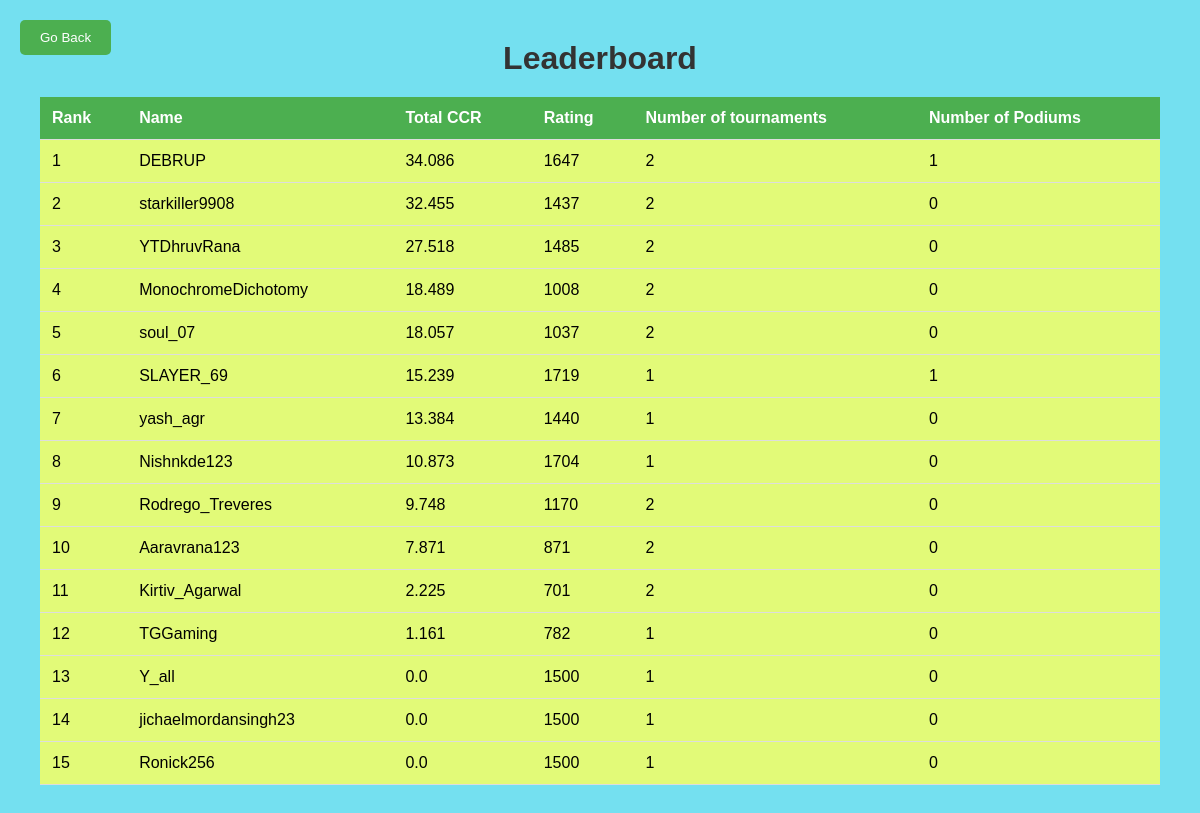
Screenshot of /viewplayers with the database file from the repository.
### tables this page shows
CREATE TABLE players (
        name TEXT NOT NULL,
        rating INTEGER NOT NULL,
        ccr REAL NOT NULL,
        tourns INTEGER NOT NULL,
        podiums INTEGER NOT NULL
    );

### app.py (the view)
@app.route('/viewplayers')
def viewplayers():
    try:
        updateccr()
        conn=sqlite3.connect('data/main.db')
        c=conn.cursor()
        c.execute('SELECT * FROM players ORDER BY ccr DESC')
        rows=c.fetchall()
        conn.close()
        return render_template('viewplayers.html',data=rows)
    except Exception as e:
        print('Relay Error from ViewPlayers: ',e)
        return render_template('viewplayers.html',data=())

### app.py (called while the page is built)
def ccrdecay(ccr, weight, tournament_date):
    try:
        today = datetime.now()
        days_elapsed = (today - tournament_date).days
        early_decay_days = min(days_elapsed, int(weight * 15))
        early_decay = early_decay_days * 0.005
        late_decay_days = max(0, days_elapsed - int(weight * 15))
        late_decay = late_decay_days * 0.1
        total_decay = early_decay + late_decay
        decayed_ccr = max(0, ccr - total_decay)
        return decayed_ccr
    except Exception as e:
        print(f"Error calculating CCR decay: {e}")
        return round(ccr,3)

### templates/viewplayers.html (shortened to what this page needs)
<!DOCTYPE html>
<html lang="en">
<head>
    <link rel="stylesheet" href="{{ url_for('static', filename='styles_lboard.css') }}">
</head>
<body>
    <button class="back-button" onclick="goBack()">Go Back</button>
    <div class="container">
        <h1 class="header">Leaderboard</h1>
        {% if data %}
            <table>
                <thead>
                    <tr>
                        <th>Rank</th>
                        <th>Name</th>
                        <th>Total CCR</th>
                        <th>Rating</th>
                        <th>Number of tournaments</th>
                        <th>Number of Podiums</th>
                    </tr>
                </thead>
                <tbody>
                    {% for player in data %}
                        <tr>
                            <td>{{ loop.index }}</td>
                            <td>{{ player[0] }}</td>
                            <td>{{ player[2] | round(3)}}</td>
                            <td>{{ player[1] }}</td>
                            <td>{{ player[3] }}</td>
                            <td>{{ player[4] }}</td>
                        </tr>
                    {% endfor %}
                </tbody>
            </table>
        {% else %}
            <p>No players available to display the leaderboard.</p>
        {% endif %}
    </div>
</body>
</html>

### static/styles_lboard.css (style rules this page uses)
* { margin: 0; padding: 0; box-sizing: border-box; }
.back-button { position: fixed; top: 20px; left: 20px; padding: 10px 20px; background-color: #4CAF50; color: white; border: none; border-radius: 5px; cursor: pointer; }
body { font-family: Arial, sans-serif; background-color: rgb(116, 224, 240); margin: 0; padding: 20px; }
.container { max-width: 1200px; margin: 0 auto; padding: 20px; }
.header { text-align: center; margin-bottom: 20px; color: #333; }
table { width: 100%; border-collapse: collapse; margin-top: 20px; background-color: #e2fa78; }
th, td { padding: 12px; text-align: left; border-bottom: 1px solid #ddd; }
th { background-color: #4CAF50; color: white; }
table td, table th { font-size: 16px; }
table th { font-weight: bold; }

### rows the page displays
players: name "DEBRUP", ccr "34.086", rating "1647", tourns "2", podiums "1"
players: name "starkiller9908", ccr "32.455", rating "1437", tourns "2", podiums "0"
players: name "YTDhruvRana", ccr "27.518", rating "1485", tourns "2", podiums "0"
players: name "MonochromeDichotomy", ccr "18.489", rating "1008", tourns "2", podiums "0"
players: name "soul_07", ccr "18.057", rating "1037", tourns "2", podiums "0"
players: name "SLAYER_69", ccr "15.239", rating "1719", tourns "1", podiums "1"
players: name "yash_agr", ccr "13.384", rating "1440", tourns "1", podiums "0"
players: name "Nishnkde123", ccr "10.873", rating "1704", tourns "1", podiums "0"
players: name "Rodrego_Treveres", ccr "9.748", rating "1170", tourns "2", podiums "0"
players: name "Aaravrana123", ccr "7.871", rating "871", tourns "2", podiums "0"
players: name "Kirtiv_Agarwal", ccr "2.225", rating "701", tourns "2", podiums "0"
players: name "TGGaming", ccr "1.161", rating "782", tourns "1", podiums "0"
players: name "Y_all", ccr "0.0", rating "1500", tourns "1", podiums "0"
players: name "jichaelmordansingh23", ccr "0.0", rating "1500", tourns "1", podiums "0"
players: name "Ronick256", ccr "0.0", rating "1500", tourns "1", podiums "0"
